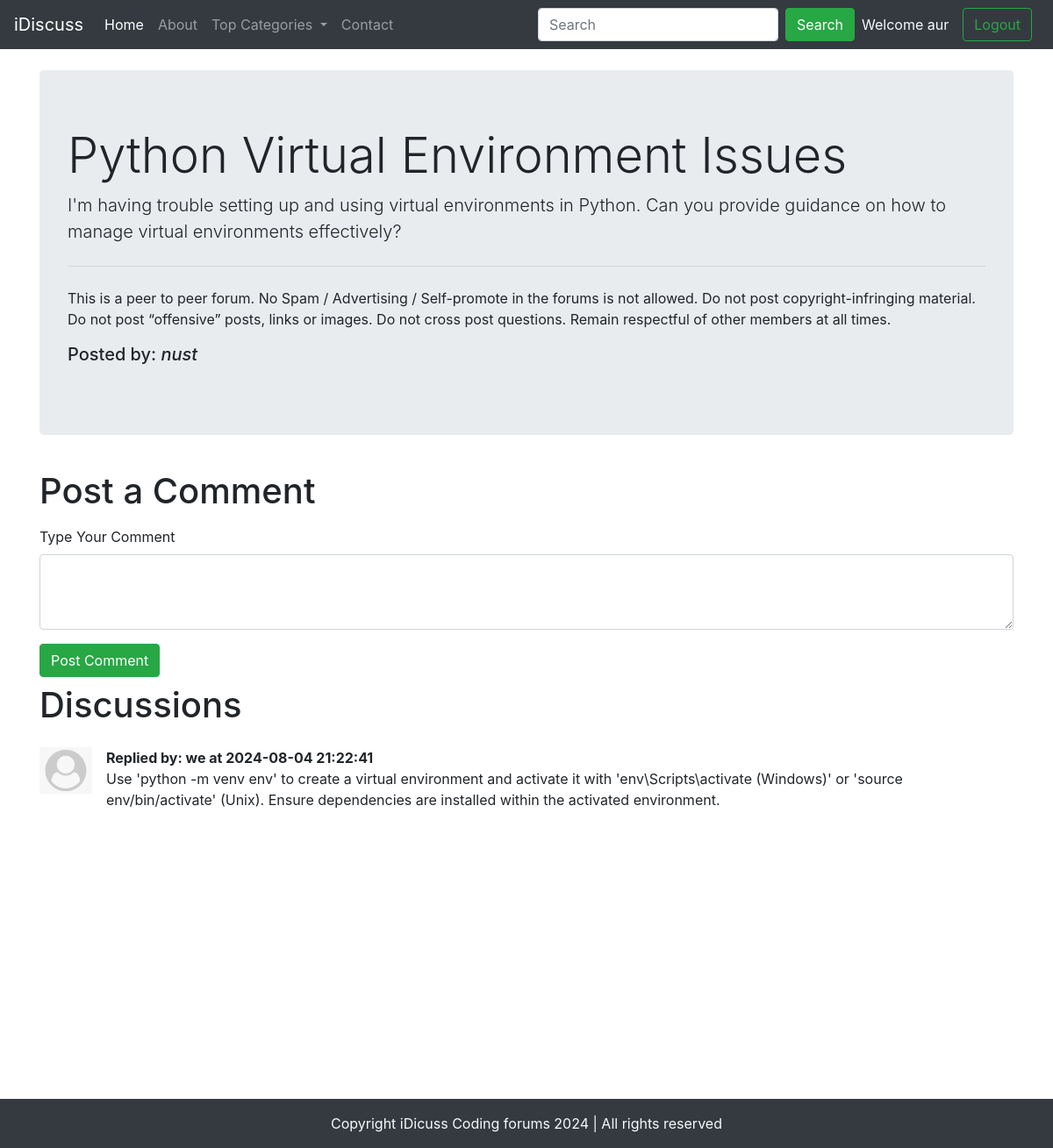
The page /thread.php?threadid=10 (signed in) on the database its author committed.
### tables this page shows
CREATE TABLE `threads` (
  `thread_id` int(7) NOT NULL,
  `thread_title` varchar(255) NOT NULL,
  `thread_desc` text NOT NULL,
  `thread_cat_id` int(7) NOT NULL,
  `thread_user_id` int(7) NOT NULL,
  `timestamp` datetime NOT NULL DEFAULT current_timestamp()
);

CREATE TABLE `users` (
  `sno` int(8) NOT NULL,
  `username` varchar(30) NOT NULL,
  `user_pass` varchar(255) NOT NULL,
  `timestamp` datetime NOT NULL DEFAULT current_timestamp(),
  `user_email` varchar(255) NOT NULL
);

CREATE TABLE `comments` (
  `comment_id` int(8) NOT NULL,
  `comment_content` text NOT NULL,
  `thread_id` int(8) NOT NULL,
  `comment_time` datetime NOT NULL,
  `comment_by` int(8) NOT NULL
);

### thread.php (the view, shortened to what this page needs)
<!doctype html>
<html lang="en">
<head>
    <link rel="stylesheet" href="https://cdn.jsdelivr.net/npm/bootstrap@4.4.1/dist/css/bootstrap.min.css"
>
</head>
<body>
    <?php include 'partials/_dbconnect.php';?>
    <?php include 'partials/_header.php';?>
    <?php
        $id = $_GET['threadid'];
        $sql = "SELECT * FROM `threads` WHERE thread_id = '$id'";
        $result = $conn->query($sql);
        while($row = $result->fetch_assoc()){
            $title = $row['thread_title'];
            $desc = $row['thread_desc'];
            $thread_user_id = $row['thread_user_id'];
            $sql2 = "SELECT username FROM `users` WHERE sno='$thread_user_id'";
            $result2 = $conn->query($sql2);
            $row2 = $result2->fetch_assoc();
            $posted_by = $row2['username'];
        }
        ?>
    <div class="container my-4">
        <div class="jumbotron">
            <h1 class="display-4"><?php echo $title;?></h1>
            <p class="lead"><?php echo $desc;?></p>
            <hr class="my-4">
            <p>This is a peer to peer forum. No Spam / Advertising / Self-promote in the forums is not allowed. Do not
                post copyright-infringing material. Do not post “offensive” posts, links or images. Do not cross post
                questions. Remain respectful of other members at all times.</p>
            <p>
            <h5>Posted by: <em><?php echo $posted_by; ?></em></h5>
            </p>
        </div>
    </div>
    <?php
if(isset($_SESSION['loggedin']) && $_SESSION['loggedin']==true){
 echo'   <div class="container">
        <h1 class="py-2">Post a Comment</h1>
       <form action="'.$_SERVER['REQUEST_URI'].'" method="post">
    <div class="form-group">
        <label for="exampleFormControlTextarea1">Type Your Comment</label>
        <input type="hidden" name="sno" value="'.$_SESSION['sno'].'">
        <textarea class="form-control" id="comment" name="comment" rows="3"></textarea>
    </div>
    <button type="submit" class="btn btn-success">Post Comment</button>
    </form>
    </div>';
    }
    else{
    echo ' <div class="container">
        <h1 class="py-2">Post a Comment</h1>
        <p class="lead">You are not logged in. Please login to be able to post Comments</p>
    </div>';
    }
    ?>
    <div class="container mb-5" id="ques">
        <h1 class="py-2">Discussions</h1>
        <?php
        $id = $_GET['threadid'];
        $sql = "SELECT * FROM `comments` WHERE thread_id= '$id'";
        $result = $conn->query($sql);
        while($row = $result->fetch_assoc()){
        $content = $row['comment_content'];
        $comment_time = $row['comment_time'];
        $comment_by = $row['comment_by'];
        $sql2 = "SELECT username FROM `users` WHERE sno='$comment_by'";
        $result2 = $conn->query($sql2);
        $row2 = $result2->fetch_assoc();
        echo '<div class="media my-3">
                <img src="images/user_default_image.png" width="60px" class="mr-3" alt="...">
                <div class="media-body">
                <div class="font-weight-bold my-0"> Replied by: '. $row2['username'] . ' at '. $comment_time. '</div>
                <p class="thread-desc">'. htmlspecialchars($content, ENT_QUOTES) . '</p>';
        echo '</div>
            </div>';
    }
        ?>
    </div>
    <?php include 'partials/_footer.php';?>
</body>
</html>

### thread.php (style rules this page uses)
#ques { min-height: 433px; }

### rows shown on the page
threads: thread_title "Python Virtual Environment Issues", thread_desc "I'm having trouble setting up and using virtual environments in Python. Can you provide guidance on how to manage virtual environments effectively?"
users: username "nust"
comments: users.username "we", comment_time "2024-08-04 21:22:41", comment_content "Use 'python -m venv env' to create a virtual environment and activate it with 'env\\Scripts\\activate (Windows)' or 'source env/bin/activate' (Unix). Ensure dependencies are installed within the activated environment."

### other values the page prints
$_SESSION['username'] "aur"
